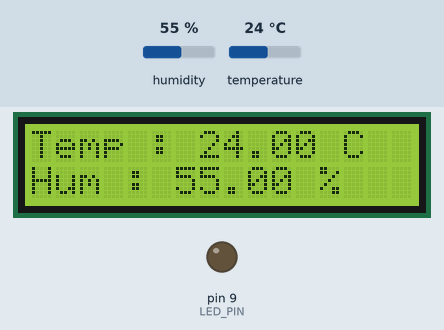
Simulated run of this sketch. Board: Arduino Uno, built with avr-gcc and run on an emulated ATmega328P. On the bench: 16×2 character LCD, output pins drawn as LEDs (lit = HIGH). Dashed ring = blinking. The inputs (shaded band) are chosen by the test bench; at power-on: temperature 24 °C, humidity 55 %. What the sketch prints to the serial monitor is not drawn.

Above: at 3.2 s.
3.3 s: temperature set to 29.5 °C
At 5.2 s:
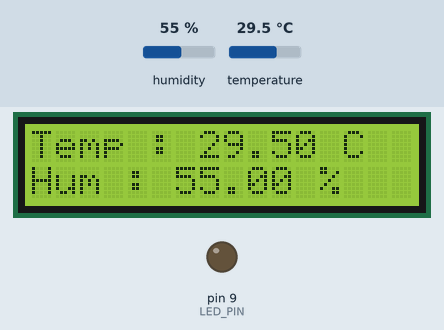
6.0 s: temperature set to 30.6 °C
At 6.5 s:
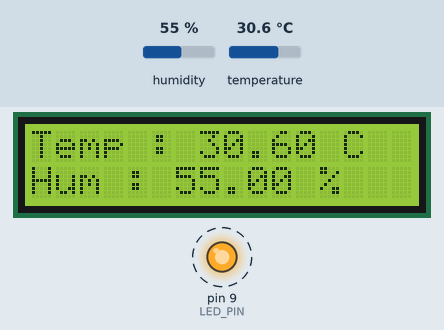
10.6 s: humidity set to 22 %
At 13.5 s:
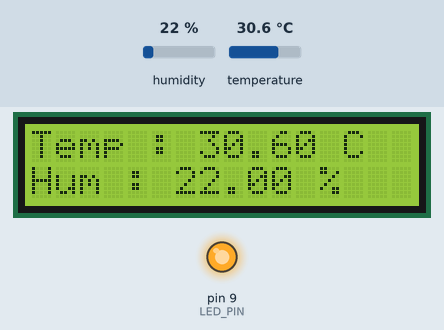
15.2 s: humidity set to 40 %
At 20.6 s:
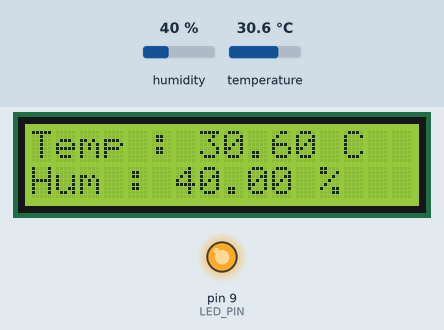
Timing chart, 0 to 22.2 s (numbered marks = the images above; inputs shaded):
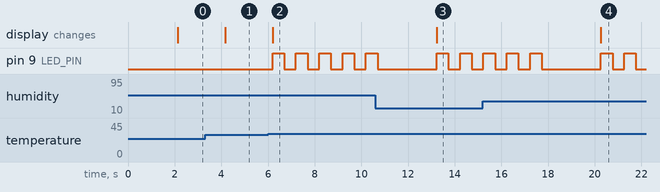

Measured:
- the behaviour switches between 30 and 30.1 °C on temperature (found by bisection; images 1 and 2)
- after the input at 3.3 s, the display: changes after 0.86 s (image 1)
- after the input at 6.0 s, pin 9 (LED_PIN): alternates HIGH for 0.50 s and LOW for 0.50 s, starting after 0.19 s; the display: changes after 0.19 s (image 2)
- after the input at 10.6 s, the display: changes after 2.6 s (image 3)
- after the input at 15.2 s, the display: changes after 5.1 s (image 4)

The sketch:

sketch_mar11a.ino
```cpp
#include <Wire.h>   // FOR I2C COMMUNICATION FOR LCD
#include <LiquidCrystal_I2C.h>   // FOR LCD
#include <DHT.h>  // DHT22 TEMP AND MOISTURE SENSOR

#define LED_PIN 9  // LED CONNECTED TO DIGITAL PIN 9
LiquidCrystal_I2C lcd(0x27, 16, 2);  // LCD object
DHT dht(2, DHT22);  // DHT sensor connected to digital pin 2

void setup() {
  Serial.begin(9600);  // FOR SERIAL MONITOR INITIALIZATION

  pinMode(LED_PIN, OUTPUT);  // LED PIN INIT
  lcd.init();  // LCD INIT
  lcd.backlight();  // LCD BACK LIGHT ON
  lcd.print(" WEATHER MONITORING ");
  delay(2000);
  lcd.clear();

  dht.begin();  // DHT SENSOR BEGIN
}

void loop() {
  float temp = dht.readTemperature();  // READ TEMPERATURE FROM SENSOR
  float hum = dht.readHumidity();  // READ HUMIDITY FROM SENSOR

  if (isnan(temp) || isnan(hum)) {  // CHECK FOR SENSOR ERROR
    lcd.clear();
    lcd.setCursor(0, 0);
    lcd.print("Sensor Error");
    Serial.println("Sensor Error");
    return;  // Exit loop early if error occurs
  }

  // PRINTING RESULTS IN SERIAL MONITOR
  Serial.print("Temp : ");
  Serial.print(temp);
  Serial.print(" C, ");

  Serial.print("Humi : ");
  Serial.print(hum);
  Serial.println(" %");

  // PRINTING RESULT ON LCD
  lcd.clear();
  lcd.setCursor(0, 0);
  lcd.print("Temp : ");
  lcd.print(temp);
  lcd.print(" C");

  lcd.setCursor(0, 1);
  lcd.print("Hum : ");
  lcd.print(hum);
  lcd.print(" %");

  // IF TEMP > 30, BLINK LED 5 TIMES
  if (temp > 30) {
    for (int i = 0; i < 5; i++) {
      digitalWrite(LED_PIN, HIGH);
      delay(500);
      digitalWrite(LED_PIN, LOW);
      delay(500);
    }
  } else {
    digitalWrite(LED_PIN, LOW);
  }

  delay(2000);  // Wait 2 seconds before next reading
}
```
